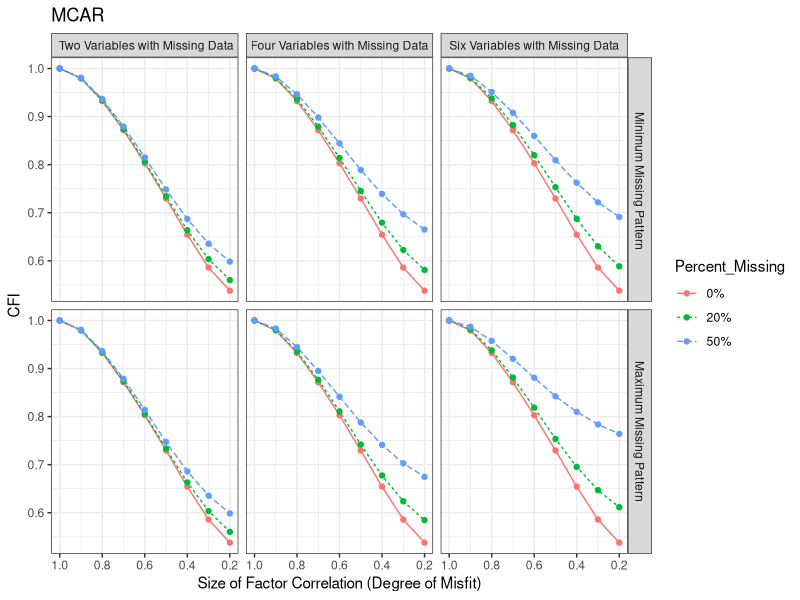
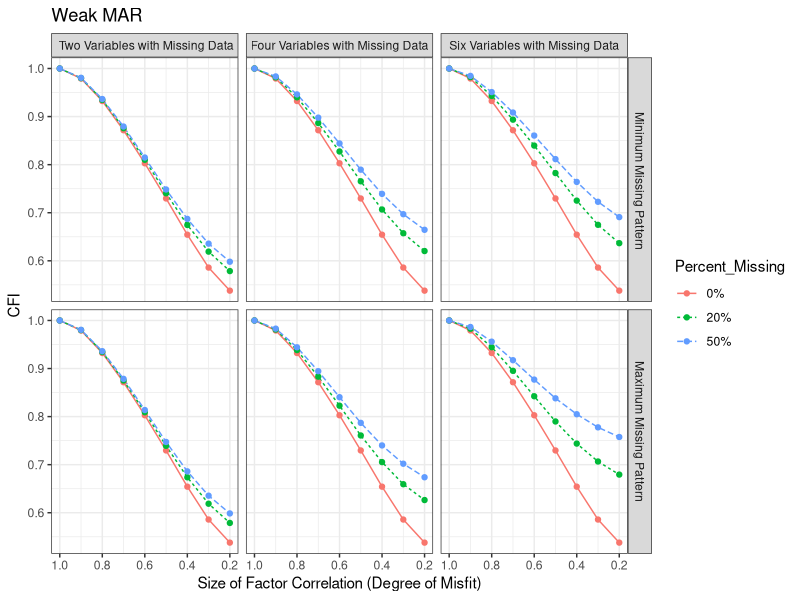
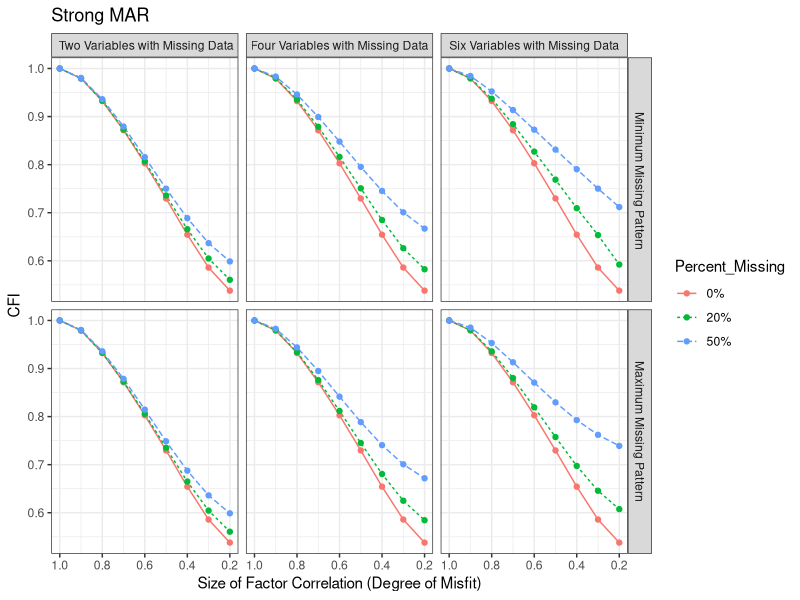
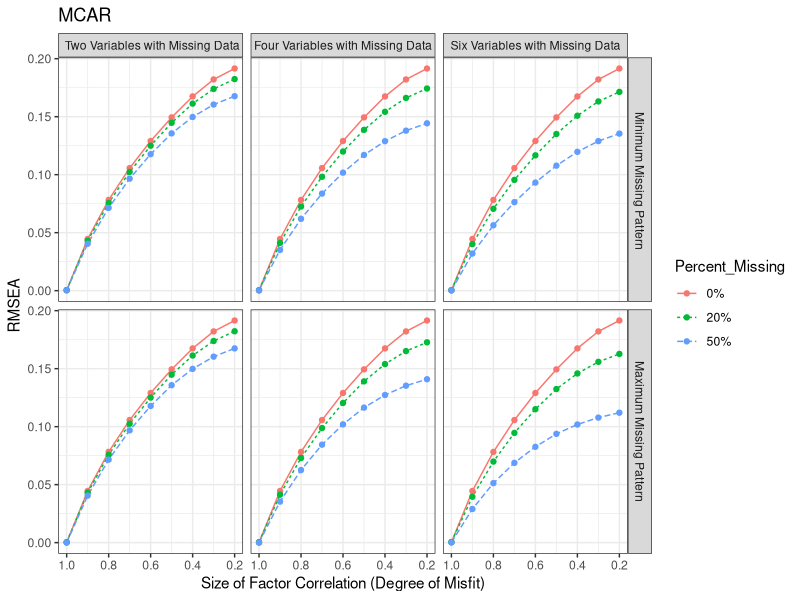
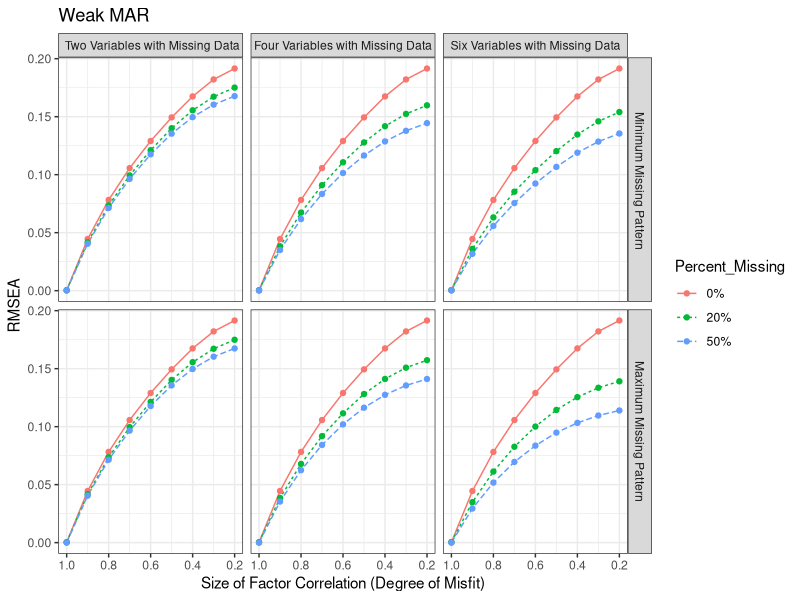
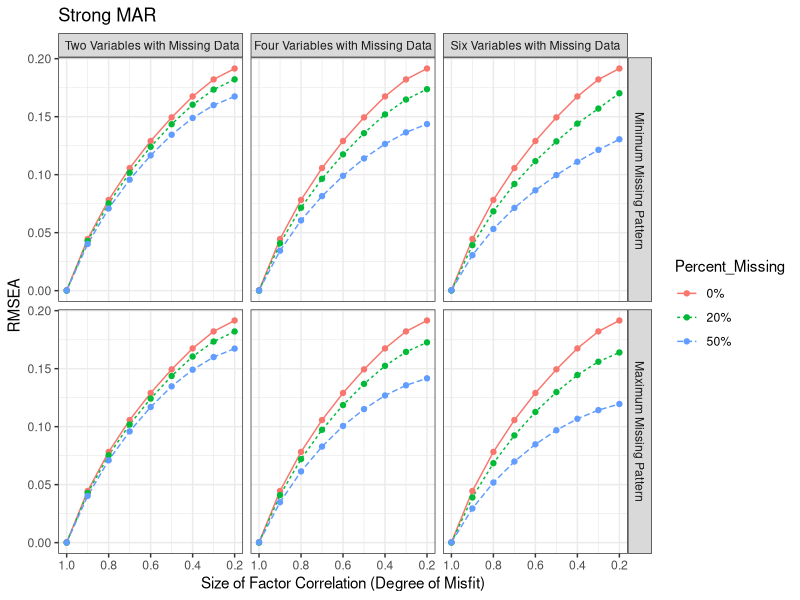
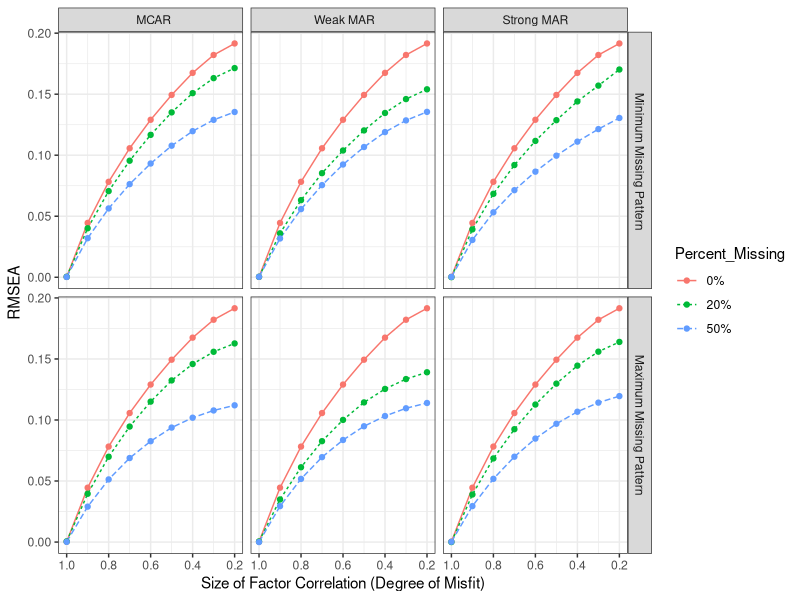
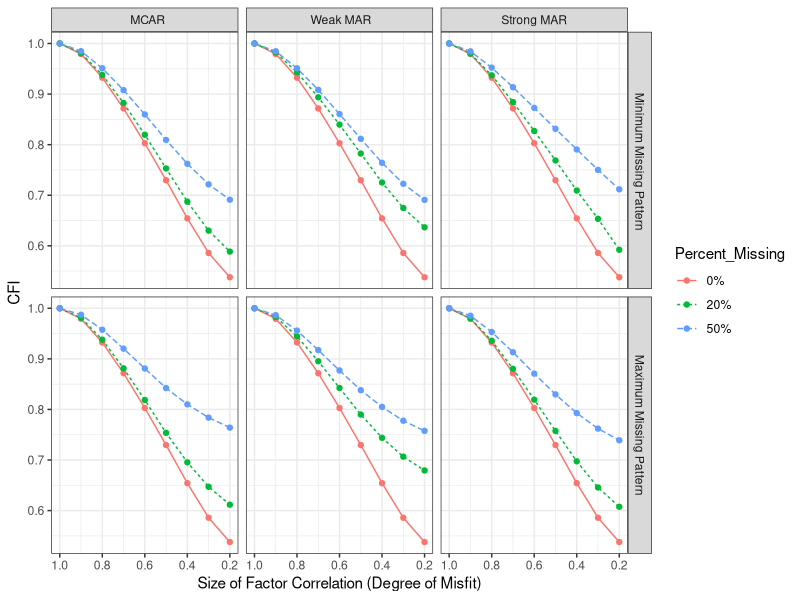

These charts were generated, in order, by the following R code:
library(dplyr)
library(ggplot2)
data <- read.csv("data_study2.csv")
data
str(data)
MAR_Weak <- filter( data, Missing_Mechanism==" Weak MAR")
MAR_Weak 

MAR_Strong <- filter( data, Missing_Mechanism=="Strong MAR")
MAR_Strong

MCAR <- filter( data, Missing_Mechanism=="  MCAR")
MCAR


ggplot(MCAR, aes(x=FC, y=CFI)) +
  geom_line(aes(linetype=Percent_Missing, color=Percent_Missing)) + 
  geom_point(aes(color=Percent_Missing))+
  facet_grid(Number_Of_Patterns~Number_of_Missing_Variables) +
  xlab("Size of Factor Correlation (Degree of Misfit)")+scale_x_reverse()+
  ggtitle("MCAR")+  theme(plot.title = element_text(hjust = 0.5))+ 
  theme_bw() 

ggplot(MAR_Weak, aes(x=FC, y=CFI)) +
  geom_line(aes(linetype=Percent_Missing, color=Percent_Missing)) + 
  geom_point(aes(color=Percent_Missing))+
  facet_grid(Number_Of_Patterns~Number_of_Missing_Variables) +
  xlab("Size of Factor Correlation (Degree of Misfit)")+scale_x_reverse()+
  ggtitle("Weak MAR")+  theme(plot.title = element_text(hjust = 0.5))+ 
  theme_bw() 

ggplot(MAR_Strong, aes(x=FC, y=CFI)) +
  geom_line(aes(linetype=Percent_Missing, color=Percent_Missing)) + 
  geom_point(aes(color=Percent_Missing))+
  facet_grid(Number_Of_Patterns~Number_of_Missing_Variables) +
  xlab("Size of Factor Correlation (Degree of Misfit)")+scale_x_reverse()+
  ggtitle("Strong MAR")+  theme(plot.title = element_text(hjust = 0.5))+ 
  theme_bw() 



ggplot(MCAR, aes(x=FC, y=RMSEA)) +
  geom_line(aes(linetype=Percent_Missing, color=Percent_Missing)) + 
  geom_point(aes(color=Percent_Missing))+
  facet_grid(Number_Of_Patterns~Number_of_Missing_Variables) +
  xlab("Size of Factor Correlation (Degree of Misfit)")+scale_x_reverse()+
  ggtitle("MCAR")+  theme(plot.title = element_text(hjust = 0.5))+ 
  theme_bw() 

ggplot(MAR_Weak, aes(x=FC, y=RMSEA)) +
  geom_line(aes(linetype=Percent_Missing, color=Percent_Missing)) + 
  geom_point(aes(color=Percent_Missing))+
  facet_grid(Number_Of_Patterns~Number_of_Missing_Variables) +
  xlab("Size of Factor Correlation (Degree of Misfit)")+scale_x_reverse()+
  ggtitle("Weak MAR")+  theme(plot.title = element_text(hjust = 0.5))+ 
  theme_bw() 

ggplot(MAR_Strong, aes(x=FC, y=RMSEA)) +
  geom_line(aes(linetype=Percent_Missing, color=Percent_Missing)) + 
  geom_point(aes(color=Percent_Missing))+
  facet_grid(Number_Of_Patterns~Number_of_Missing_Variables) +
  xlab("Size of Factor Correlation (Degree of Misfit)")+scale_x_reverse()+
  ggtitle("Strong MAR")+  theme(plot.title = element_text(hjust = 0.5))+ 
  theme_bw() 




six_var_miss <- data %>% filter(Number_of_Missing_Variables=="Six Variables with Missing Data")



ggplot(six_var_miss, aes(x=FC, y=RMSEA)) +
  geom_line(aes(linetype=Percent_Missing, color=Percent_Missing)) + 
  geom_point(aes(color=Percent_Missing))+
  facet_grid(Number_Of_Patterns~~Missing_Mechanism) +
  xlab("Size of Factor Correlation (Degree of Misfit)")+scale_x_reverse()+
  theme_bw() 


ggplot(six_var_miss, aes(x=FC, y=CFI)) +
  geom_line(aes(linetype=Percent_Missing, color=Percent_Missing)) + 
  geom_point(aes(color=Percent_Missing))+
  facet_grid(Number_Of_Patterns~~Missing_Mechanism) +
  xlab("Size of Factor Correlation (Degree of Misfit)")+scale_x_reverse()+
  theme_bw() 


data %>% filter(Number_of_Missing_Variables=="Six Variables with Missing Data" & 
               Number_Of_Patterns=="Maximum Missing Pattern" &
                 Missing_Mechanism==" Weak MAR" & FC==0.2 )

(0.1915 -0.1391)/ 0.1915
(0.5379-0.6794) / 0.5379


data %>% filter(Number_of_Missing_Variables=="Six Variables with Missing Data" & 
                  Number_Of_Patterns==" Minimum Missing Pattern" &
                  Missing_Mechanism==" Weak MAR" & FC==0.2 )
(0.5379-0.6366) / 0.5379
(0.1915 -0.1541)/ 0.1915


data %>% filter(Number_of_Missing_Variables=="Six Variables with Missing Data" & 
                  Number_Of_Patterns=="Maximum Missing Pattern" &
                  Missing_Mechanism==" Weak MAR" & FC==0.7 )


data %>% filter(Number_of_Missing_Variables=="Six Variables with Missing Data" & 
                  Number_Of_Patterns=="Maximum Missing Pattern" &
                  Missing_Mechanism=="Strong MAR" & FC==0.7 )
